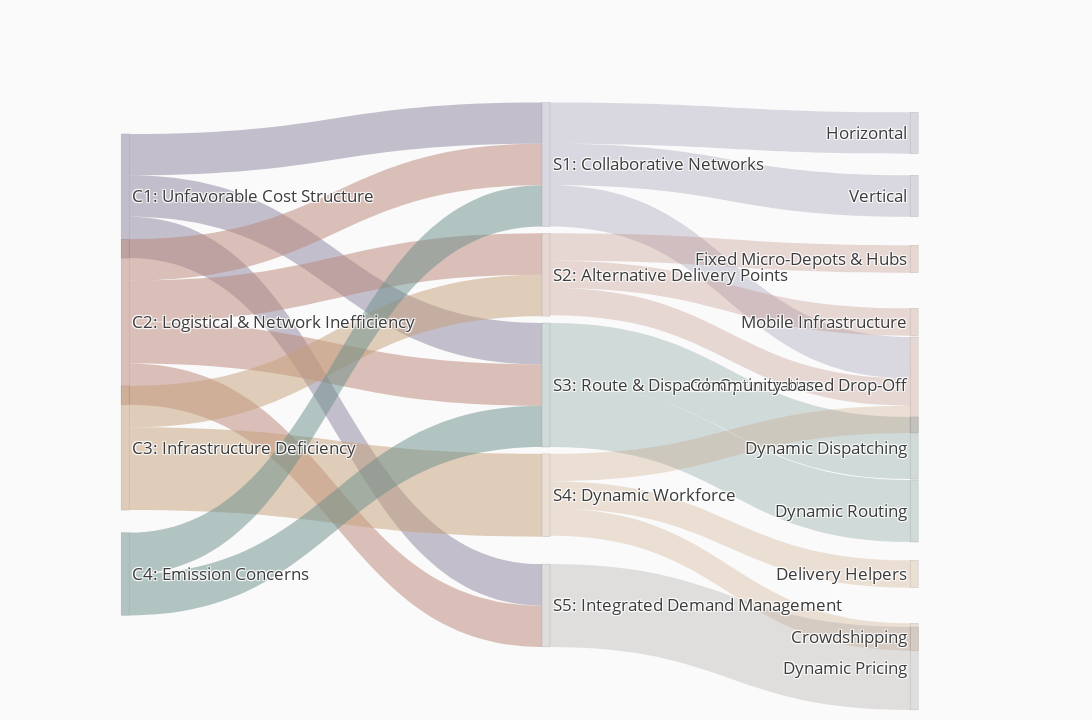

The code cell stored with this chart in its notebook:
### Code cell
def create_adaptive_node_sankey(invert_order=True):
    """Create a Sankey diagram where node sizes adapt to actual stream flows"""
    
    # Color palette - Controls opacity of nodes and links
    morandi_colors = {
        'blue_green': {'primary': 'rgba(106, 144, 138, 0.5)', 'secondary': 'rgba(106, 144, 138, 0.3)'},
        'purple': {'primary': 'rgba(141, 132, 158, 0.5)', 'secondary': 'rgba(141, 132, 158, 0.3)'},
        'orange': {'primary': 'rgba(198, 160, 123, 0.5)', 'secondary': 'rgba(198, 160, 123, 0.3)'},
        'red': {'primary': 'rgba(186, 134, 120, 0.5)', 'secondary': 'rgba(186, 134, 120, 0.3)'},
        'neutral': {'primary': 'rgba(164, 157, 151, 0.5)', 'secondary': 'rgba(164, 157, 151, 0.3)'}
    }
    
    # Node labels - 19 nodes total: 4 challenges + 5 solutions + 10 examples
    nodes = [
        # Layer 1: Challenges (indices 0-3)
        "C1: Unfavorable Cost Structure", "C2: Logistical & Network Inefficiency", 
        "C3: Infrastructure Deficiency", "C4: Emission Concerns",
        
        # Layer 2: Solutions (indices 4-8)
        "S1: Collaborative Networks", "S2: Alternative Delivery Points",
        "S3: Route & Dispatch Optimization", "S4: Dynamic Workforce", "S5: Integrated Demand Management",
        
        # Layer 3: Examples (indices 9-18)
        "Horizontal", "Vertical", "Fixed Micro-Depots & Hubs", "Mobile Infrastructure", "Community-based Drop-Off",
        "Dynamic Dispatching", "Dynamic Routing", "Delivery Helpers", "Crowdshipping", "Dynamic Pricing"
    ]
    
    # ═══════════════════════════════════════════════════════════════════════════════════
    # FLOW VALUES - THIS IS WHERE YOU CHANGE THE STREAM THICKNESS
    # Format: (source_index, target_index, flow_value)
    # Higher flow_value = thicker stream
    # ═══════════════════════════════════════════════════════════════════════════════════
    flows = [
        # ─── LAYER 1 → LAYER 2: Challenges to Solutions ───
        # C1 (index 0) flows:
        (0, 4, 0.5),    # C1 → S1 (Collaborative Networks) - CHANGE THIS VALUE
        (0, 6, 0.5),  # C1 → S3 (Route Optimization) - CHANGE THIS VALUE
        (0, 8, 0.5),    # C1 → S5 (Demand Management) - CHANGE THIS VALUE
        
        # C2 (index 1) flows:
        (1, 4, 0.5),  # C2 → S1 (Collaborative Networks) - CHANGE THIS VALUE
        (1, 5, 0.5),    # C2 → S2 (Alternative Delivery) - CHANGE THIS VALUE
        (1, 6, 0.5),    # C2 → S3 (Route Optimization) - CHANGE THIS VALUE
        (1, 8, 0.5),  # C2 → S5 (Demand Management) - CHANGE THIS VALUE
        
        # C3 (index 2) flows:
        (2, 5, 0.5),    # C3 → S2 (Alternative Delivery) - CHANGE THIS VALUE
        (2, 7, 1),    # C3 → S4 (Dynamic Workforce) - CHANGE THIS VALUE
        
        # C4 (index 3) flows:
        (3, 4, 0.5),  # C4 → S1 (Collaborative Networks) - CHANGE THIS VALUE
        (3, 6, 0.5),    # C4 → S3 (Route Optimization) - CHANGE THIS VALUE
        
        # ─── LAYER 2 → LAYER 3: Solutions to Examples ───
        # S1 (index 4) flows:
        (4, 9, 0.5),    # S1 → Horizontal - CHANGE THIS VALUE
        (4, 10, 0.5),   # S1 → Vertical - CHANGE THIS VALUE
        (4, 13, 0.5),   # S1 → Community Drop-Off - CHANGE THIS VALUE
        
        # S2 (index 5) flows:
        (5, 11, 0.33),     # S2 → Micro-Depots - CHANGE THIS VALUE
        (5, 12, 0.33),   # S2 → Mobile Infrastructure - CHANGE THIS VALUE
        (5, 13, 0.33),   # S2 → Community Drop-Off - CHANGE THIS VALUE

        
        # S3 (index 6) flows:
        (6, 14, 0.75),   # S3 → Dynamic Dispatching - CHANGE THIS VALUE
        (6, 15, 0.75),   # S3 → Dynamic Routing - CHANGE THIS VALUE
        
        # S4 (index 7) flows:
        (7, 16, 0.33),   # S4 → Delivery Helpers - CHANGE THIS VALUE
        (7, 17, 0.33),   # S4 → Crowdshipping - CHANGE THIS VALUE
        (7, 13, 0.33),   # S4 → Community Drop-Off - CHANGE THIS VALUE
        
        # S5 (index 8) flows:
        (8, 18, 1)    # S5 → Dynamic Pricing - CHANGE THIS VALUE
    ]

    # Node color assignment
    challenge_colors = ['purple', 'red', 'orange', 'blue_green']
    node_colors = []
    
    # Challenge nodes (Layer 1) - use primary colors
    for i in range(4):
        node_colors.append(morandi_colors[challenge_colors[i]]['primary'])
    
    # Solution nodes (Layer 2) - use secondary colors
    concept_mapping = {
        4: 'purple', 5: 'red', 6: 'blue_green', 7: 'orange', 8: 'neutral'
    }
    for i in range(4, 9):
        node_colors.append(morandi_colors[concept_mapping[i]]['secondary'])
    
    # Example nodes (Layer 3) - use secondary colors
    example_mapping = {
        9: 'purple', 10: 'purple', 11: 'red', 12: 'red', 13: 'red',
        14: 'blue_green', 15: 'blue_green', 16: 'orange', 17: 'orange', 18: 'neutral'
    }
    for i in range(9, 19):
        node_colors.append(morandi_colors[example_mapping[i]]['secondary'])
    
    # Link colors - inherit from source nodes
    link_colors = []
    for source, target, value in flows:
        if source < 4:  # Links from challenges
            color_key = challenge_colors[source]
            link_colors.append(morandi_colors[color_key]['primary'])
        else:  # Links from solutions
            link_colors.append(node_colors[source])
    
    # Node positioning (vertical layout)
    if invert_order:
        challenges_y = [0.2, 0.4, 0.6, 0.8]
        solutions_y = [0.15, 0.325, 0.5, 0.675, 0.85]
        examples_y = [0.1, 0.2, 0.3, 0.4, 0.5, 0.6, 0.7, 0.8, 0.9, 0.95]
    else:
        challenges_y = [0.8, 0.6, 0.4, 0.2]
        solutions_y = [0.85, 0.675, 0.5, 0.325, 0.15]
        examples_y = [0.95, 0.9, 0.8, 0.7, 0.6, 0.5, 0.4, 0.3, 0.2, 0.1]
    
    y_positions = challenges_y + solutions_y + examples_y
    
    # Create the Sankey diagram
    fig = go.Figure(data=[go.Sankey(
        node=dict(
            pad=15,                                          # Space between nodes
            thickness=8,                                     # Node thickness (height)
            line=dict(color="rgba(100,100,100,0.3)", width=0.5),  # Node border
            label=nodes,
            color=node_colors,
            x=[0.1]*4 + [0.5]*5 + [0.85]*10,                # Horizontal positions
            y=y_positions                                     # Vertical positions
        ),
        link=dict(
            source=[flow[0] for flow in flows],               # Source node indices
            target=[flow[1] for flow in flows],               # Target node indices
            value=[flow[2] for flow in flows],                # Flow values (stream thickness)
            color=link_colors,
            hovertemplate='%{source.label}<br>→<br>%{target.label}<br>Flow: %{value}<extra></extra>'
        )
    )])
    
    # Layout configuration
    fig.update_layout(
        title=dict(
            text="",
            font=dict(size=17, color='rgb(60, 60, 60)'),
            x=0.5, xanchor='center'
        ),
        font=dict(size=17, color='rgb(60, 60, 60)'),
        width=1280, height=720,
        margin=dict(l=20, r=20, t=70, b=20),
        paper_bgcolor='rgba(250, 250, 250, 1)',
        plot_bgcolor='rgba(250, 250, 250, 1)'
    )
    
    return fig


# ═══════════════════════════════════════════════════════════════════════════════════
# INSTRUCTIONS FOR MODIFYING FLOW VALUES:
# ═══════════════════════════════════════════════════════════════════════════════════
print("📊 HOW TO CHANGE FLOW VALUES")
print("=" * 50)
print("1. Find the 'flows = [' section above")
print("2. Each flow is: (source, target, value)")
print("3. Change the THIRD number to adjust stream thickness")
print("4. Example: (0, 4, 2) → (0, 4, 5) makes stream thicker")
print("5. Recommended range: 0.5 to 5.0 for good visual balance")
print("")
print("💡 FLOW VALUE GUIDELINES:")
print("• 0.5-1.0: Thin streams")
print("• 1.5-2.5: Medium streams") 
print("• 3.0-5.0: Thick streams")

# Create and show adaptive version
adaptive_fig = create_adaptive_node_sankey(invert_order=True)
adaptive_fig.show()

print("\n✓ Adaptive node sizing version created!")
print("• Optimized node thickness: 8 pixels")
print("• Varied flow values: 0.5-3.0 for better proportions")
print("• Nodes better match their stream volumes")

### Figure 1 — Plotly figure (JSON) as saved in the notebook; plotly's stock layout.template omitted (floating-point values rounded to 4 significant figures)
{"data": [{"link": {"color": ["rgba(141, 132, 158, 0.5)", "rgba(141, 132, 158, 0.5)", "rgba(141, 132, 158, 0.5)", "rgba(186, 134, 120, 0.5)", "rgba(186, 134, 120, 0.5)", "rgba(186, 134, 120, 0.5)", "rgba(186, 134, 120, 0.5)", "rgba(198, 160, 123, 0.5)", "rgba(198, 160, 123, 0.5)", "rgba(106, 144, 138, 0.5)", "rgba(106, 144, 138, 0.5)", "rgba(141, 132, 158, 0.3)", "rgba(141, 132, 158, 0.3)", "rgba(141, 132, 158, 0.3)", "rgba(186, 134, 120, 0.3)", "rgba(186, 134, 120, 0.3)", "rgba(186, 134, 120, 0.3)", "rgba(106, 144, 138, 0.3)", "rgba(106, 144, 138, 0.3)", "rgba(198, 160, 123, 0.3)", "rgba(198, 160, 123, 0.3)", "rgba(198, 160, 123, 0.3)", "rgba(164, 157, 151, 0.3)"], "hovertemplate": "%{source.label}<br>→<br>%{target.label}<br>Flow: %{value}<extra></extra>", "source": [0, 0, 0, 1, 1, 1, 1, 2, 2, 3, 3, 4, 4, 4, 5, 5, 5, 6, 6, 7, 7, 7, 8], "target": [4, 6, 8, 4, 5, 6, 8, 5, 7, 4, 6, 9, 10, 13, 11, 12, 13, 14, 15, 16, 17, 13, 18], "value": [0.5, 0.5, 0.5, 0.5, 0.5, 0.5, 0.5, 0.5, 1, 0.5, 0.5, 0.5, 0.5, 0.5, 0.33, 0.33, 0.33, 0.75, 0.75, 0.33, 0.33, 0.33, 1]}, "node": {"color": ["rgba(141, 132, 158, 0.5)", "rgba(186, 134, 120, 0.5)", "rgba(198, 160, 123, 0.5)", "rgba(106, 144, 138, 0.5)", "rgba(141, 132, 158, 0.3)", "rgba(186, 134, 120, 0.3)", "rgba(106, 144, 138, 0.3)", "rgba(198, 160, 123, 0.3)", "rgba(164, 157, 151, 0.3)", "rgba(141, 132, 158, 0.3)", "rgba(141, 132, 158, 0.3)", "rgba(186, 134, 120, 0.3)", "rgba(186, 134, 120, 0.3)", "rgba(186, 134, 120, 0.3)", "rgba(106, 144, 138, 0.3)", "rgba(106, 144, 138, 0.3)", "rgba(198, 160, 123, 0.3)", "rgba(198, 160, 123, 0.3)", "rgba(164, 157, 151, 0.3)"], "label": ["C1: Unfavorable Cost Structure", "C2: Logistical & Network Inefficiency", "C3: Infrastructure Deficiency", "C4: Emission Concerns", "S1: Collaborative Networks", "S2: Alternative Delivery Points", "S3: Route & Dispatch Optimization", "S4: Dynamic Workforce", "S5: Integrated Demand Management", "Horizontal", "Vertical", "Fixed Micro-Depots & Hubs", "Mobile Infrastructure", "Community-based Drop-Off", "Dynamic Dispatching", "Dynamic Routing", "Delivery Helpers", "Crowdshipping", "Dynamic Pricing"], "line": {"color": "rgba(100,100,100,0.3)", "width": 0.5}, "pad": 15, "thickness": 8, "x": [0.1, 0.1, 0.1, 0.1, 0.5, 0.5, 0.5, 0.5, 0.5, 0.85, 0.85, 0.85, 0.85, 0.85, 0.85, 0.85, 0.85, 0.85, 0.85], "y": [0.2, 0.4, 0.6, 0.8, 0.15, 0.325, 0.5, 0.675, 0.85, 0.1, 0.2, 0.3, 0.4, 0.5, 0.6, 0.7, 0.8, 0.9, 0.95]}, "type": "sankey"}], "layout": {"font": {"color": "rgb(60, 60, 60)", "size": 17}, "height": 720, "margin": {"b": 20, "l": 20, "r": 20, "t": 70}, "paper_bgcolor": "rgba(250, 250, 250, 1)", "plot_bgcolor": "rgba(250, 250, 250, 1)", "title": {"font": {"color": "rgb(60, 60, 60)", "size": 17}, "text": "", "x": 0.5, "xanchor": "center"}, "width": 1280}}
